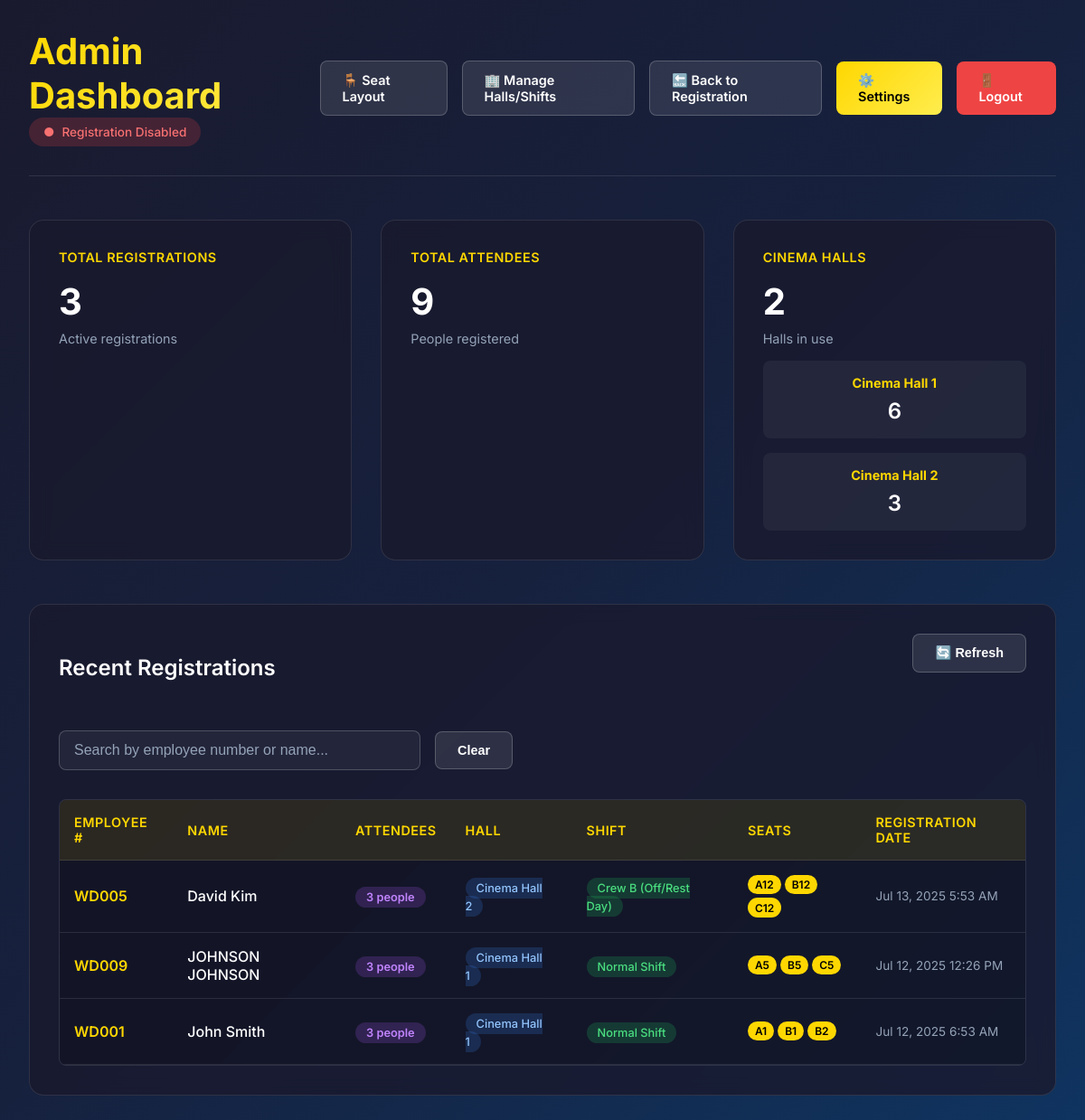
/admin-dashboard.php (signed in), run on an earlier commit of the app's database.
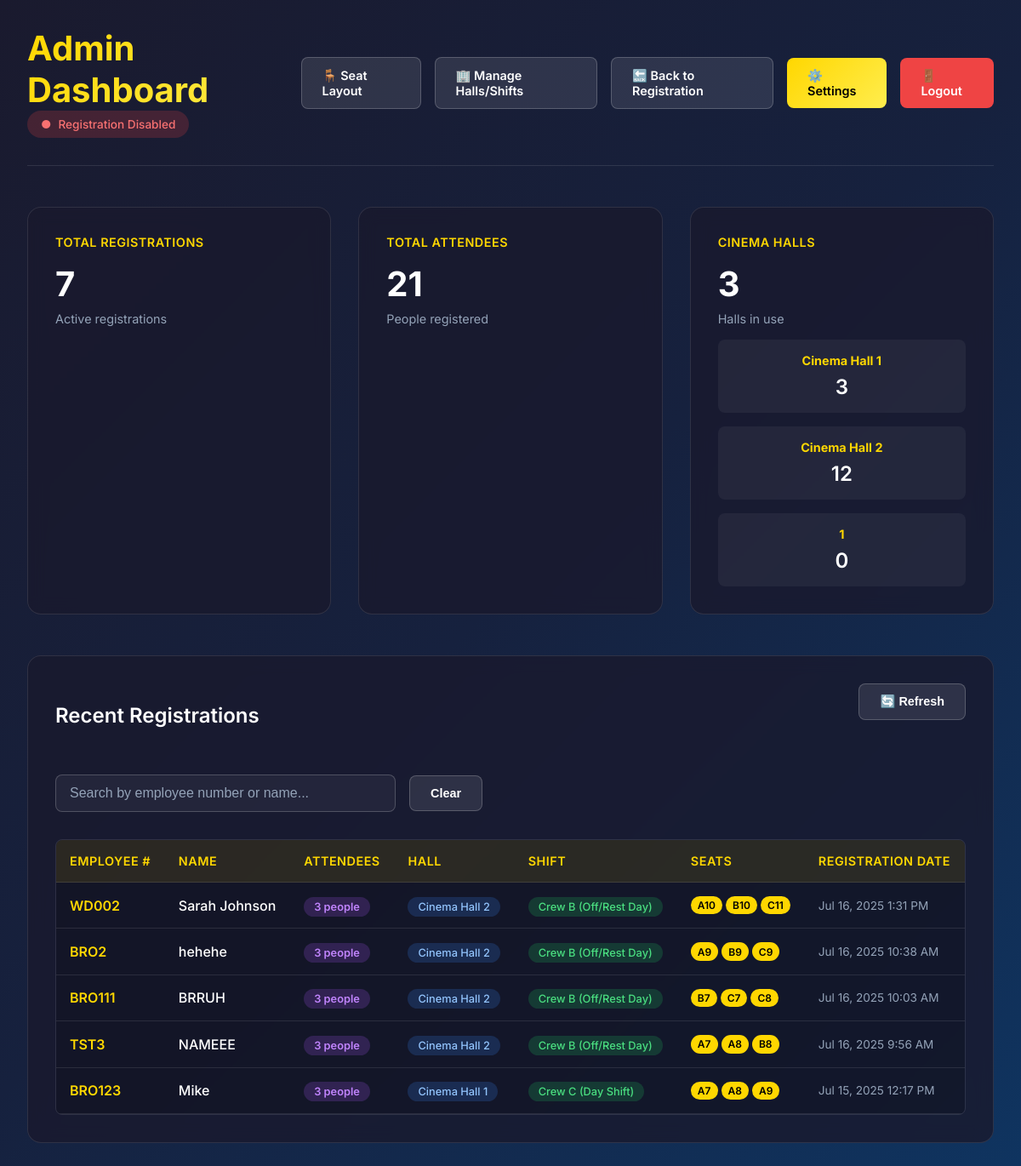
And on a later commit of the database.
### tables this page shows
CREATE TABLE `registrations` (
  `id` int(11) NOT NULL,
  `emp_number` varchar(20) NOT NULL,
  `staff_name` varchar(255) NOT NULL,
  `email` varchar(255) DEFAULT NULL,
  `attendee_count` int(11) NOT NULL,
  `hall_id` int(11) NOT NULL,
  `shift_id` int(11) NOT NULL,
  `selected_seats` longtext NOT NULL,
  `movie_name` varchar(255) NOT NULL,
  `screening_time` varchar(100) NOT NULL,
  `registration_date` timestamp NOT NULL DEFAULT current_timestamp(),
  `ip_address` varchar(45) DEFAULT NULL,
  `user_agent` text DEFAULT NULL,
  `status` enum('active','cancelled','completed') NOT NULL,
  `notes` text DEFAULT NULL,
  `created_at` timestamp NOT NULL DEFAULT current_timestamp(),
  `updated_at` timestamp NOT NULL DEFAULT current_timestamp() ON UPDATE current_timestamp()
);

CREATE TABLE `cinema_halls` (
  `id` int(11) NOT NULL,
  `hall_name` varchar(100) NOT NULL,
  `max_attendees_per_booking` int(11) NOT NULL,
  `total_seats` int(11) NOT NULL,
  `is_active` tinyint(1) NOT NULL,
  `created_at` timestamp NOT NULL DEFAULT current_timestamp(),
  `updated_at` timestamp NOT NULL DEFAULT current_timestamp() ON UPDATE current_timestamp()
);

CREATE TABLE `shifts` (
  `id` int(11) NOT NULL,
  `hall_id` int(11) NOT NULL,
  `shift_name` varchar(100) NOT NULL,
  `shift_code` varchar(20) NOT NULL,
  `seat_prefix` varchar(5) NOT NULL,
  `seat_count` int(11) NOT NULL,
  `start_time` time NOT NULL,
  `end_time` time NOT NULL,
  `is_active` tinyint(1) NOT NULL,
  `created_at` timestamp NOT NULL DEFAULT current_timestamp()
);

### config.php (called while the page is built, shortened)
<?php
function sanitizeInput($input) {
    return htmlspecialchars(trim($input), ENT_QUOTES, 'UTF-8');
}
?>

### admin-dashboard.php (the view, shortened to what the changed rows need)
<?php
require_once 'config.php';
$pdo = getDBConnection();
$statsStmt = $pdo->prepare("
    SELECT
        COUNT(*) as total_registrations,
        SUM(attendee_count) as total_attendees,
        COUNT(DISTINCT hall_id) as halls_used
    FROM registrations
    WHERE status = 'active'
");
$statsStmt->execute();
$stats = $statsStmt->fetch();
$hallStatsStmt = $pdo->prepare("
    SELECT
        h.hall_name,
        COUNT(r.id) as registration_count,
        SUM(r.attendee_count) as attendee_count
    FROM cinema_halls h
    LEFT JOIN registrations r ON h.id = r.hall_id AND r.status = 'active'
    WHERE h.is_active = 1
    GROUP BY h.id, h.hall_name
    ORDER BY h.id
");
$hallStatsStmt->execute();
$hallStats = $hallStatsStmt->fetchAll();
$recentStmt = $pdo->prepare("
    SELECT
        r.id,
        r.emp_number,
        r.staff_name,
        r.attendee_count,
        r.selected_seats,
        r.registration_date,
        h.hall_name,
        s.shift_name
    FROM registrations r
    JOIN cinema_halls h ON r.hall_id = h.id
    JOIN shifts s ON r.shift_id = s.id
    WHERE r.status = 'active'
    ORDER BY r.registration_date DESC
    LIMIT 50
");
$recentStmt->execute();
$recentRegistrations = $recentStmt->fetchAll();
?>
<!DOCTYPE html>
<html lang="en">
<head>
</head>
<body>
    <div class="container">
        <div class="header">
            <div>
                <h1>Admin Dashboard</h1>
            </div>
        </div>
        <div class="stats-grid">
            <div class="stat-card">
                <h3>Total Registrations</h3>
                <div class="stat-value"><?php echo number_format($stats['total_registrations'] ?? 0); ?></div>
                <div class="stat-label">Active registrations</div>
            </div>
            <div class="stat-card">
                <h3>Total Attendees</h3>
                <div class="stat-value"><?php echo number_format($stats['total_attendees'] ?? 0); ?></div>
                <div class="stat-label">People registered</div>
            </div>
            <div class="stat-card">
                <h3>Cinema Halls</h3>
                <div class="stat-value"><?php echo number_format($stats['halls_used'] ?? 0); ?></div>
                <div class="stat-label">Halls in use</div>
                <div class="hall-stats">
                    <?php foreach ($hallStats as $hall): ?>
                    <div class="hall-stat">
                        <h4><?php echo sanitizeInput($hall['hall_name']); ?></h4>
                        <div class="count"><?php echo number_format($hall['attendee_count'] ?? 0); ?></div>
                    </div>
                    <?php endforeach; ?>
                </div>
            </div>
        </div>
        <div class="registrations-section">
            <div class="section-header">
                <h2 class="section-title">Recent Registrations</h2>
            </div>
            <div class="table-container">
                <table class="table">
                    <thead>
                        <tr>
                            <th>Employee #</th>
                            <th>Name</th>
                            <th>Attendees</th>
                            <th>Hall</th>
                            <th>Shift</th>
                            <th>Seats</th>
                            <th>Registration Date</th>
                        </tr>
                    </thead>
                    <tbody id="registrationsTableBody">
                        <?php if (empty($recentRegistrations)): ?>
                        <tr>
                            <td colspan="7" class="no-results">
                                <div class="no-results-icon">📋</div>
                                <p>No registrations found</p>
                            </td>
                        </tr>
                        <?php else: ?>
                        <?php foreach ($recentRegistrations as $registration): ?>
                        <tr class="registration-row"
                            data-emp-number="<?php echo strtolower(sanitizeInput($registration['emp_number'])); ?>"
                            data-staff-name="<?php echo strtolower(sanitizeInput($registration['staff_name'])); ?>">
                            <td>
                                <span class="emp-number"><?php echo sanitizeInput($registration['emp_number']); ?></span>
                            </td>
                            <td>
                                <span class="staff-name"><?php echo sanitizeInput($registration['staff_name']); ?></span>
                            </td>
                            <td>
                                <span class="attendee-count"><?php echo $registration['attendee_count']; ?> people</span>
                            </td>
                            <td>
                                <span class="hall-badge"><?php echo sanitizeInput($registration['hall_name']); ?></span>
                            </td>
                            <td>
                                <span class="shift-badge"><?php echo sanitizeInput($registration['shift_name']); ?></span>
                            </td>
                            <td>
                                <div class="seats-display">
                                    <?php
                                    $seats = json_decode($registration['selected_seats'], true);
                                    if (is_array($seats)) {
                                        foreach ($seats as $seat) {
                                            echo '<span class="seat-tag">' . sanitizeInput($seat) . '</span>';
                                        }
                                    }
                                    ?>
                                </div>
                            </td>
                            <td>
                                <div class="date-display">
                                    <?php echo date('M j, Y g:i A', strtotime($registration['registration_date'])); ?>
                                </div>
                            </td>
                        </tr>
                        <?php endforeach; ?>
                        <?php endif; ?>
                    </tbody>
                </table>
            </div>
        </div>
    </div>
</body>
</html>

What changed in the data, as far as the page shows it:
no longer on this page (row edited): registrations: emp_number "WD005", staff_name "David Kim", attendee_count "3", cinema_halls.hall_name "Cinema Hall 2", shift.shift_name "Crew B (Off/Rest Day)", selected_seats "A12", selected_seats "B12", selected_seats "C12", registration_date "Jul 13, 2025 5:53 AM"
no longer on this page (row edited): registrations: emp_number "WD009", staff_name "JOHNSON JOHNSON", attendee_count "3", cinema_halls.hall_name "Cinema Hall 1", shift.shift_name "Normal Shift", selected_seats "A5", selected_seats "B5", selected_seats "C5", registration_date "Jul 12, 2025 12:26 PM"
no longer on this page (row edited): registrations: emp_number "WD001", staff_name "John Smith", attendee_count "3", cinema_halls.hall_name "Cinema Hall 1", shift.shift_name "Normal Shift", selected_seats "A1", selected_seats "B1", selected_seats "B2", registration_date "Jul 12, 2025 6:53 AM"
added registrations: emp_number "WD002", staff_name "Sarah Johnson", attendee_count "3", cinema_halls.hall_name "Cinema Hall 2", shift.shift_name "Crew B (Off/Rest Day)", selected_seats "A10", selected_seats "B10", selected_seats "C11", registration_date "Jul 16, 2025 1:31 PM"
added registrations: emp_number "BRO2", staff_name "hehehe", attendee_count "3", cinema_halls.hall_name "Cinema Hall 2", shift.shift_name "Crew B (Off/Rest Day)", selected_seats "A9", selected_seats "B9", selected_seats "C9", registration_date "Jul 16, 2025 10:38 AM"
added registrations: emp_number "BRO111", staff_name "BRRUH", attendee_count "3", cinema_halls.hall_name "Cinema Hall 2", shift.shift_name "Crew B (Off/Rest Day)", selected_seats "B7", selected_seats "C7", selected_seats "C8", registration_date "Jul 16, 2025 10:03 AM"
added registrations: emp_number "TST3", staff_name "NAMEEE", attendee_count "3", cinema_halls.hall_name "Cinema Hall 2", shift.shift_name "Crew B (Off/Rest Day)", selected_seats "A7", selected_seats "A8", selected_seats "B8", registration_date "Jul 16, 2025 9:56 AM"
added registrations: emp_number "BRO123", staff_name "Mike", attendee_count "3", cinema_halls.hall_name "Cinema Hall 1", shift.shift_name "Crew C (Day Shift)", selected_seats "A7", selected_seats "A8", selected_seats "A9", registration_date "Jul 15, 2025 12:17 PM"
Also different on the page:
$stats['total_registrations']: "3" → "7"
$stats['total_attendees']: "9" → "21"
$stats['halls_used']: "2" → "3"
new list line: "Cinema Hall 1 3"
new list line: "Cinema Hall 2 12"
new list line: "1 0"
list line gone: "Cinema Hall 1 6"
list line gone: "Cinema Hall 2 3"
